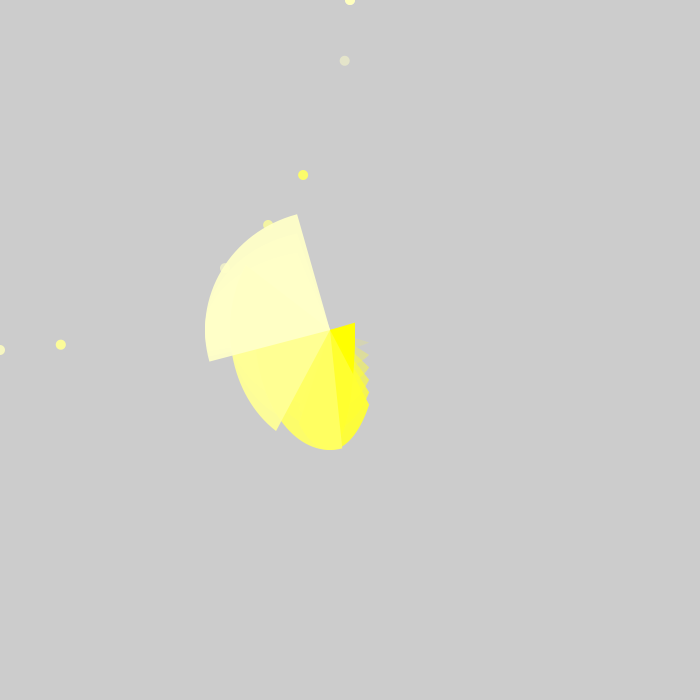
Frame 1 (no input)
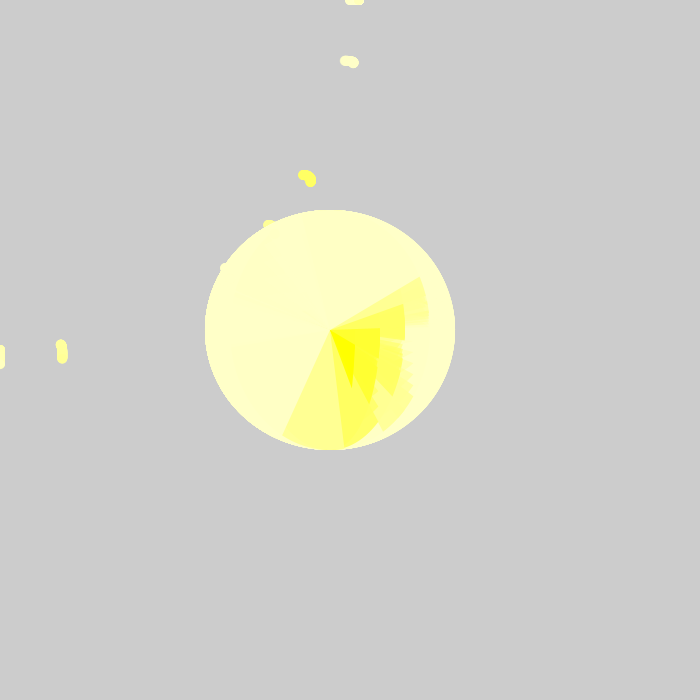
Frame 60 (the mouse pressed at the canvas centre just before this capture)
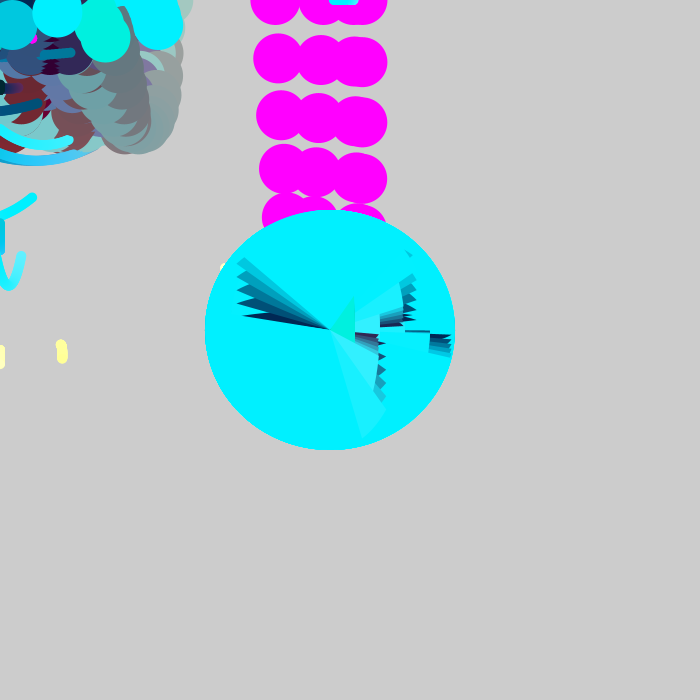
Frame 120 (the mouse held since frame 60 and released just before this capture)

The Processing sketch that drew these frames (run headless with seeded random() and noise(); from frame 60 on, the mouse is pressed at the canvas centre):

// Processing sketch: processing_25788
// ── processing_25788.pde

float x=0, y, angle,radius, a,b,c;

void setup(){
  size(700,700);
  x += 0.9;
  y= 80;
  angle =0;
  smooth();
  noStroke();
 
  
}
void draw(){
  

  x = cos(radians(angle)) * radius +width/2;
  y = sin(radians(angle)) * radius + height/2;
  
  angle++;
radius = radius + .28;
for (int i = 0; i <260; i += 40) {
  for (int j = 0; j < 260; j += 50) {
    float begin = 150+ (sin(angle) * radians(j));
    float end = begin +  PI - HALF_PI;
    arc(330,330,j,i, begin, end);
    ellipse(cos(radians(i + j)) * x, sin(radians(i + j)) * y,10,10);
    fill(y,x,j,i);
    
    if (mousePressed){
      fill(x,i,y);
      ellipse(cos(radians(y-x)) * y, cos(radians(10*angle))*x,50,50);
        x = cos(radians(angle)) * j + 50;
  y = sin(radians(angle)) * i +50;
    }
  }


}
}
